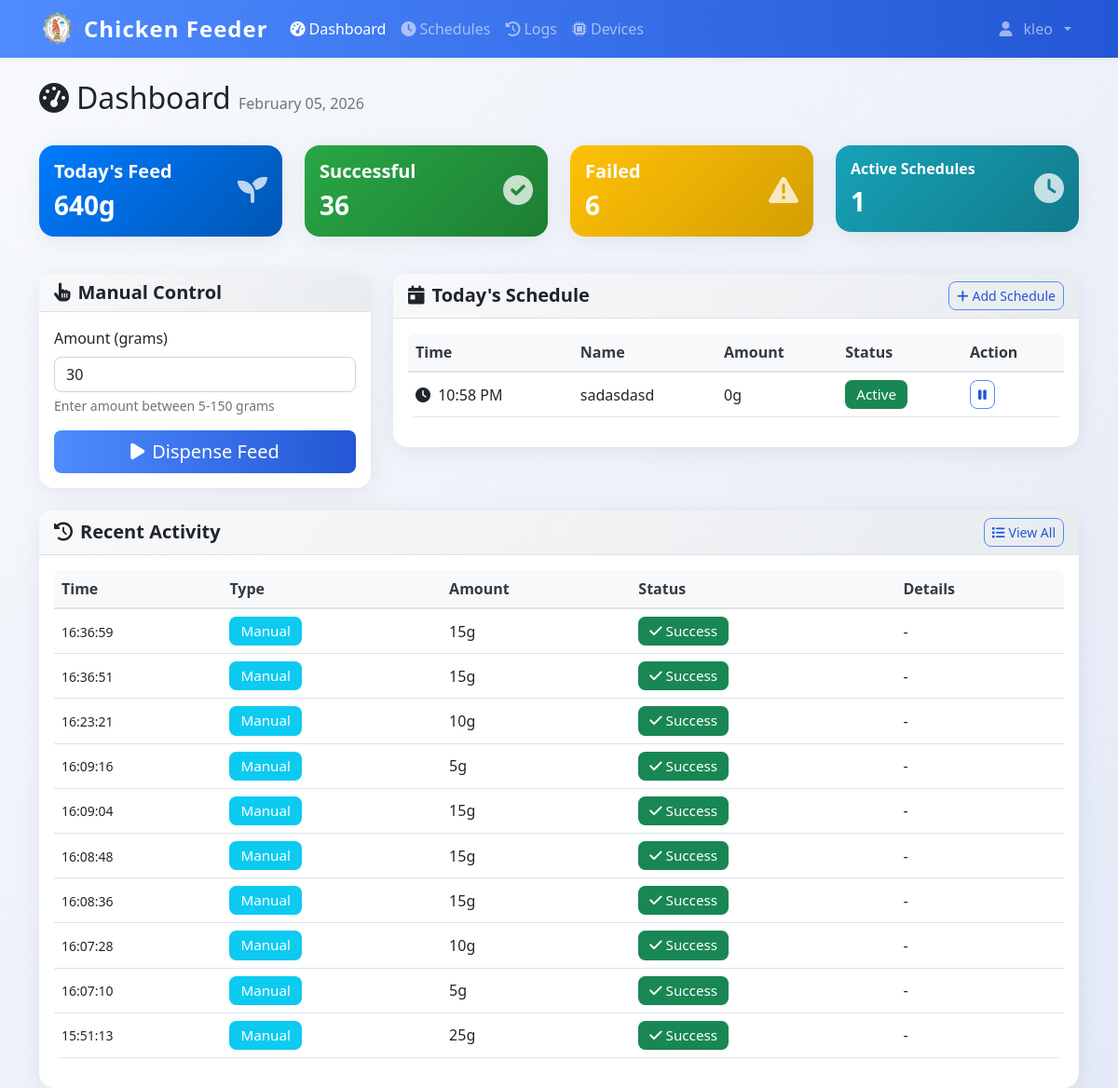
/dashboard (signed in), run on an earlier commit of the app's database.
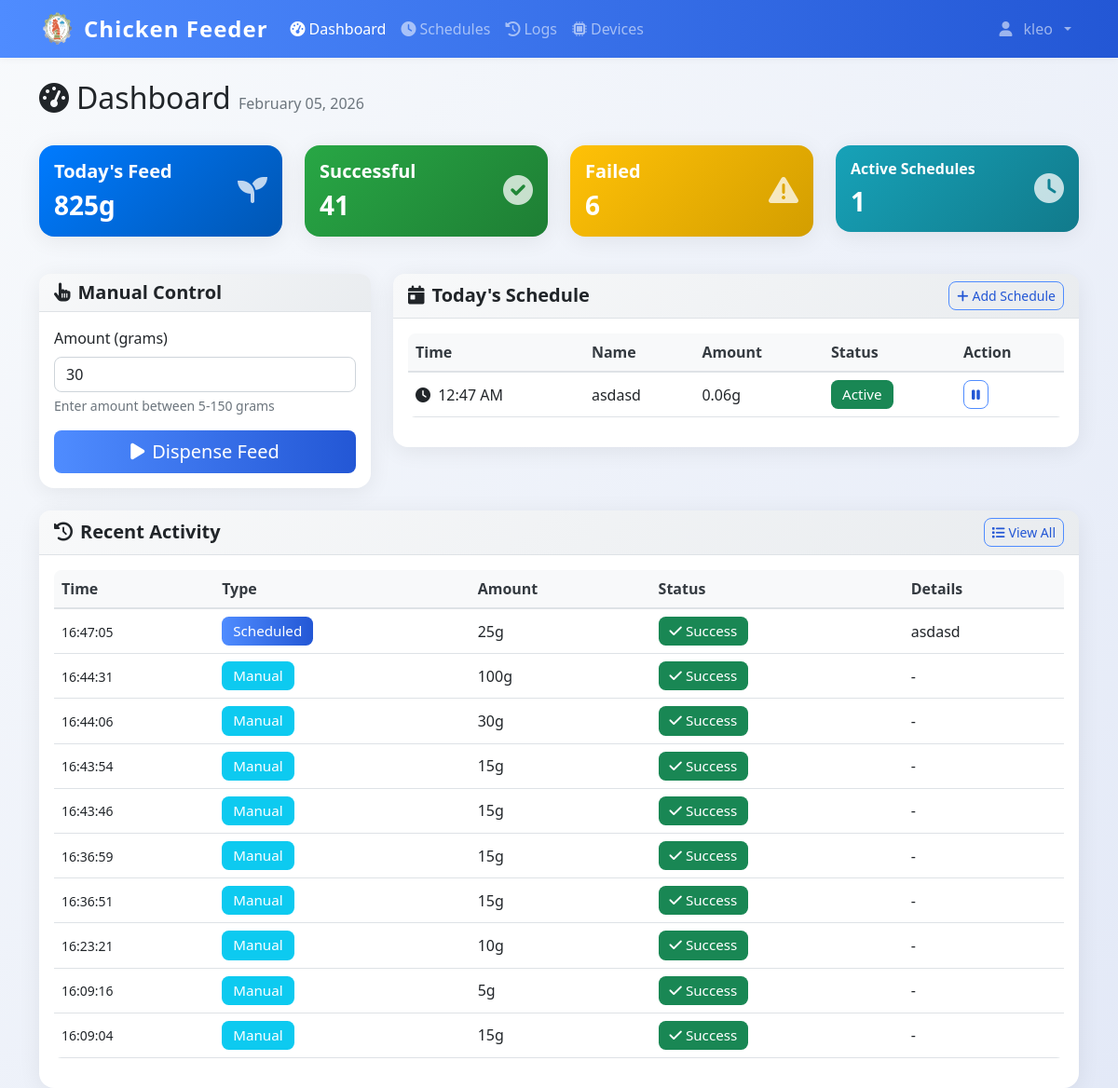
And on a later commit of the database.
### models.py (models this page shows)
class FeedSchedule(db.Model):
    id = db.Column(db.Integer, primary_key=True)
    name = db.Column(db.String(100), nullable=False)
    feed_time = db.Column(db.Time, nullable=False)
    amount_grams = db.Column(db.Integer, nullable=False)
    is_active = db.Column(db.Boolean, default=True)
    created_by = db.Column(db.Integer, db.ForeignKey('user.id'), nullable=False)
    created_at = db.Column(db.DateTime, default=datetime.utcnow)
    user = db.relationship('User', backref=db.backref('schedules', lazy=True))

class DispenseLog(db.Model):
    id = db.Column(db.Integer, primary_key=True)
    timestamp = db.Column(db.DateTime, default=datetime.utcnow, nullable=False)
    amount_grams = db.Column(db.Integer, nullable=False)
    trigger_type = db.Column(db.String(20), nullable=False)
    schedule_id = db.Column(db.Integer, db.ForeignKey('feed_schedule.id'), nullable=True)
    status = db.Column(db.String(20), default='success')
    error_message = db.Column(db.Text, nullable=True)
    triggered_by = db.Column(db.Integer, db.ForeignKey('user.id'), nullable=True)
    schedule = db.relationship('FeedSchedule', backref=db.backref('dispense_logs', lazy=True))
    user = db.relationship('User', backref=db.backref('dispense_logs', lazy=True))

### app.py (the view)
@app.route('/dashboard', methods=['GET', 'POST'])
@login_required
def dashboard():
    today_schedules = FeedSchedule.query.filter_by(created_by=current_user.id, is_active=True).order_by(FeedSchedule.feed_time).all()
    today_start = datetime.now().replace(hour=0, minute=0, second=0, microsecond=0)
    today_logs = DispenseLog.query.filter(
        DispenseLog.timestamp >= today_start,
        DispenseLog.triggered_by == current_user.id
    ).order_by(DispenseLog.timestamp.desc()).all()
    total_today = sum(log.amount_grams for log in today_logs if log.status == 'success')
    return render_template('dashboard.html',
                         schedules=today_schedules,
                         logs=today_logs,
                         total_today=total_today)

### app.py (called while the page is built)
@login_manager.user_loader
def load_user(user_id):
    return db.session.get(User, int(user_id))

@app.context_processor
def inject_datetime():
    return {'datetime': datetime}

@app.before_request
def restrict_admin_from_user_pages():
    if current_user.is_authenticated and getattr(current_user, 'is_admin', False):
        admin_paths = ['/admin', '/admin/', '/admin/dashboard', '/admin/config', '/admin/create', '/admin/feed-ratio']
        if not any(request.path.startswith(p) for p in admin_paths):
            if not request.path.startswith('/static') and not request.path.startswith('/logout'):
                return redirect(url_for('admin.dashboard'))

### templates/dashboard.html (shortened to what the changed rows need)
{% extends "base.html" %}
{% block content %}
<div class="container mt-4">
    <div class="row mb-4">
    <div class="col">
        <h1 class="h2">
            <i class="fas fa-tachometer-alt me-2"></i>Dashboard
            <span class="text-muted fs-6">{{ datetime.now().strftime('%B %d, %Y') }}</span>
        </h1>
    </div>
</div>
<div class="row mb-4">
    <div class="col-md-3 mb-3">
        <div class="card bg-primary text-white">
            <div class="card-body">
                <div class="d-flex justify-content-between">
                    <div>
                        <h5 class="card-title">Today's Feed</h5>
                        <h3 class="mb-0" id="total-today">{{ total_today }}g</h3>
                    </div>
                </div>
            </div>
        </div>
    </div>
    <div class="col-md-3 mb-3">
        <div class="card bg-success text-white">
            <div class="card-body">
                <div class="d-flex justify-content-between">
                    <div>
                        <h5 class="card-title">Successful</h5>
                        <h3 class="mb-0" id="successful-today">{{ logs|selectattr('status', 'equalto', 'success')|list|length }}</h3>
                    </div>
                </div>
            </div>
        </div>
    </div>
</div>
<div class="row">
    <div class="col-lg-8 mb-4">
        <div class="card">
            <div class="card-body">
                {% if schedules %}
                <div class="table-responsive">
                    <table class="table table-hover">
                        <thead>
                            <tr>
                                <th>Time</th>
                                <th>Name</th>
                                <th>Amount</th>
                                <th>Status</th>
                                <th>Action</th>
                            </tr>
                        </thead>
                        <tbody>
                            {% for schedule in schedules %}
                            <tr>
                                <td>
                                    <i class="fas fa-clock me-1"></i>
                                    {{ schedule.feed_time.strftime('%I:%M %p') }}
                                </td>
                                <td>{{ schedule.name }}</td>
                                <td>{{ schedule.amount_grams }}g</td>
                                <td>
                                    {% if schedule.is_active %}
                                        <span class="badge bg-success">Active</span>
                                    {% else %}
                                        <span class="badge bg-secondary">Inactive</span>
                                    {% endif %}
                                </td>
                                <td>
                                    <button class="btn btn-sm btn-outline-primary"
                                            onclick="toggleSchedule({{ schedule.id }})">
                                        {% if schedule.is_active %}
                                            <i class="fas fa-pause"></i>
                                        {% else %}
                                            <i class="fas fa-play"></i>
                                        {% endif %}
                                    </button>
                                </td>
                            </tr>
                            {% endfor %}
                        </tbody>
                    </table>
                </div>
                {% endif %}
            </div>
        </div>
    </div>
</div>
<div class="row">
    <div class="col-12">
        <div class="card">
            <div class="card-body">
                {% if logs %}
                <div class="table-responsive">
                    <table class="table table-hover">
                        <thead>
                            <tr>
                                <th>Time</th>
                                <th>Type</th>
                                <th>Amount</th>
                                <th>Status</th>
                                <th>Details</th>
                            </tr>
                        </thead>
                        <tbody>
                            {% for log in logs[:10] %}
                            <tr>
                                <td>
                                    <small>{{ log.timestamp.strftime('%H:%M:%S') }}</small>
                                </td>
                                <td>
                                    {% if log.trigger_type == 'manual' %}
                                        <span class="badge bg-info">Manual</span>
                                    {% else %}
                                        <span class="badge bg-primary">Scheduled</span>
                                    {% endif %}
                                </td>
                                <td>{{ log.amount_grams }}g</td>
                                <td>
                                    {% if log.status == 'success' %}
                                        <span class="badge bg-success">
                                            <i class="fas fa-check me-1"></i>Success
                                        </span>
                                    {% else %}
                                        <span class="badge bg-danger">
                                            <i class="fas fa-times me-1"></i>Failed
                                        </span>
                                    {% endif %}
                                </td>
                                <td>
                                    {% if log.schedule %}
                                        {{ log.schedule.name }}
                                    {% elif log.error_message %}
                                        <small class="text-danger">{{ log.error_message[:50] }}...</small>
                                    {% else %}
                                        -
                                    {% endif %}
                                </td>
                            </tr>
                            {% endfor %}
                        </tbody>
                    </table>
                </div>
                {% else %}
                <div class="text-center text-muted py-4">
                    <i class="fas fa-history fa-3x mb-3"></i>
                    <p>No activity today</p>
                </div>
                {% endif %}
            </div>
        </div>
    </div>
</div>
</div>
{% endblock %}

What changed in the data, as far as the page shows it:
no longer on this page (row unchanged): DispenseLog: timestamp "16:08:48", trigger_type "Manual", amount_grams "15", status "success" (drawn)
no longer on this page (row unchanged): DispenseLog: timestamp "16:08:36", trigger_type "Manual", amount_grams "15", status "success" (drawn)
no longer on this page (row unchanged): DispenseLog: timestamp "16:07:28", trigger_type "Manual", amount_grams "10", status "success" (drawn)
no longer on this page (row unchanged): DispenseLog: timestamp "16:07:10", trigger_type "Manual", amount_grams "5", status "success" (drawn)
no longer on this page (row unchanged): DispenseLog: timestamp "15:51:13", trigger_type "Manual", amount_grams "25", status "success" (drawn)
changed FeedSchedule: feed_time "10:58 PM" → "12:47 AM"; name "sadasdasd" → "asdasd"; amount_grams "0" → "0.06"
added DispenseLog: timestamp "16:47:05", trigger_type "Scheduled", amount_grams "25", status "success" (drawn), schedule.name "asdasd"
added DispenseLog: timestamp "16:44:31", trigger_type "Manual", amount_grams "100", status "success" (drawn)
added DispenseLog: timestamp "16:44:06", trigger_type "Manual", amount_grams "30", status "success" (drawn)
added DispenseLog: timestamp "16:43:54", trigger_type "Manual", amount_grams "15", status "success" (drawn)
added DispenseLog: timestamp "16:43:46", trigger_type "Manual", amount_grams "15", status "success" (drawn)
Also different on the page:
{{ total_today }}: "640" → "825"
{{ logs|selectattr('status', 'equalto', 'success')|list|length }}: "36" → "41"
